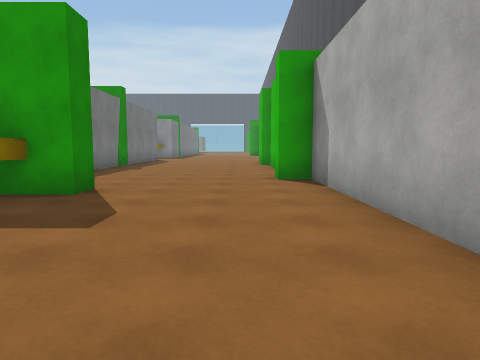
view 1 (above)

13 first-person views from a walk through a scene from a Unity 3-D project. The camera is 1.4 m above the floor, tilts 6° down and sees 75° across. The floor is counted in squares, 2 m on a side. Each view is taken from the middle of a square. On the plan, view 1 faces up. The plan holds only what a view shows up to about 10 squares ahead; the rest is blank. The place goes on beyond the plan. Surface patterns are stand-ins for the level's own textures.

view 2
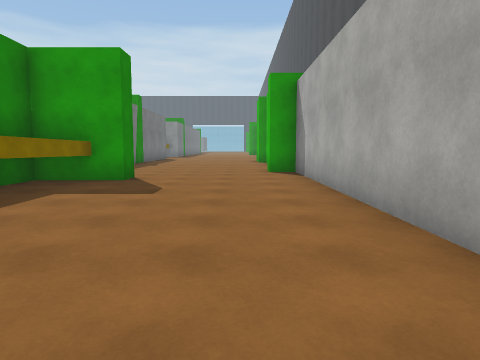

view 3
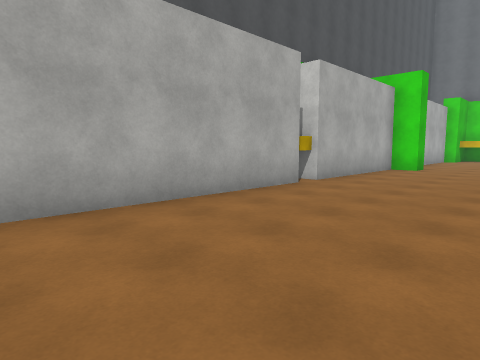

view 4
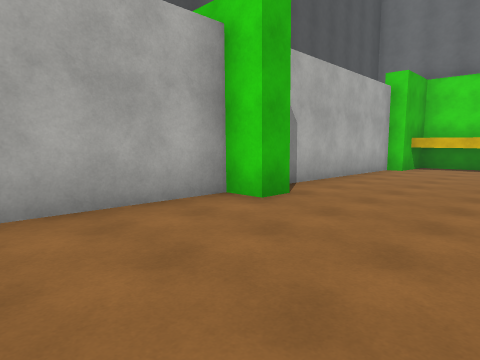

view 5
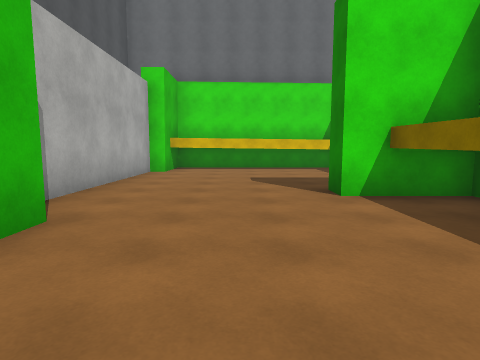

view 6
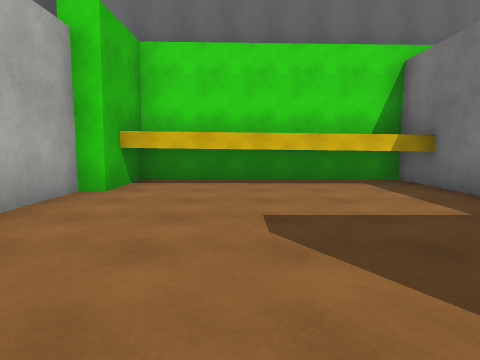

view 7
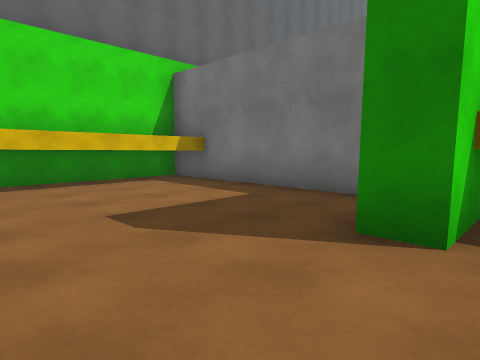

view 8
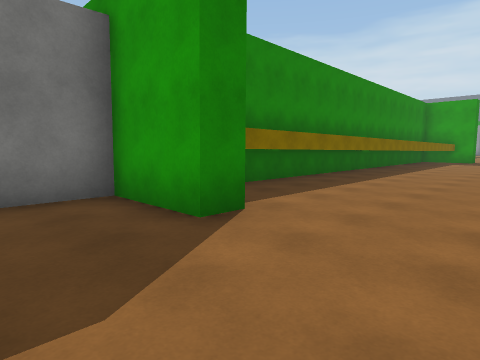

view 9
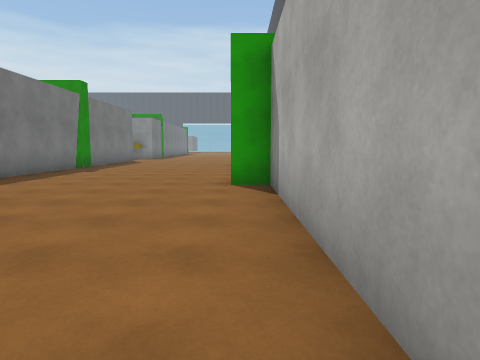

view 10
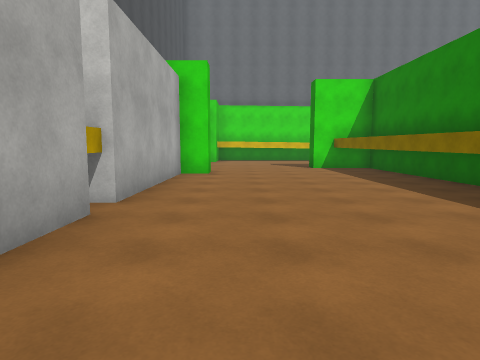

view 11
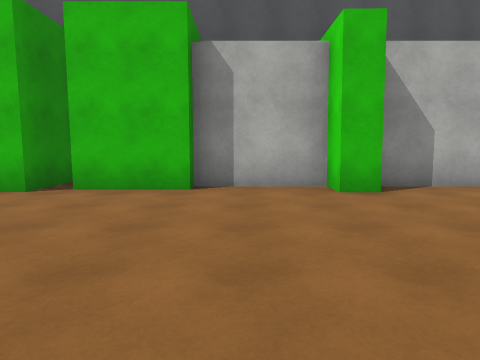

view 12
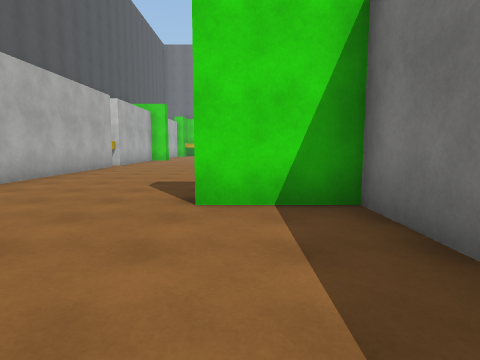

view 13
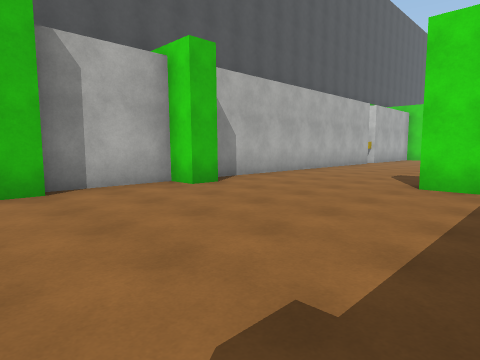

### Floor plan
Points are (right, up) in squares from view 1. A wall is a line through its corners. A room is listed if a view was taken in it or the views show most of it. See-through windows are left out.
Room 1 (views 1, 2, 3, 4, 5, 6, 7, 8, 9, 10, 11, 12, 13)
walls: (-3.1, -0.9) (-3.1, -9.5); (1.6, -2.2) (1.6, 6.8) (0.8, 6.8) (0.8, 7.4) (1.6, 7.4) (1.6, 9.8) (1.1, 9.8) (1.1, 11.5); (-3.1, 4.6) (-3.1, 2); (0.8, -8) (0.8, -7.3) (1.6, -7.3) (1.6, -2.4); (-2.5, -9.5) (-2.5, -10.1) (-4.5, -10.1) (-4.5, -15.8) (1.1, -15.8) (1.1, -13.9) (1.6, -13.9) (1.6, -8.9); (-4.5, 11.1) (-4.5, 5.2) (-2.5, 5.2) (-2.5, 4.6); (-4.5, -14.6) (1.1, -14.6)

Positions as (right, up) in squares from view 1, and headings:
1: (0, 0), facing up
2: (0, -2), facing up
3: (-2, 3), facing down-right
4: (-2, -4), facing down-right
5: (-1, -5), facing down
6: (-1, -9), facing down
7: (0, -9), facing down-left
8: (0, -12), facing up-left
9: (1, 1), facing up
10: (0, 1), facing down
11: (-4, 9), facing right
12: (-3, 9), facing down
13: (-4, 11), facing down-right
